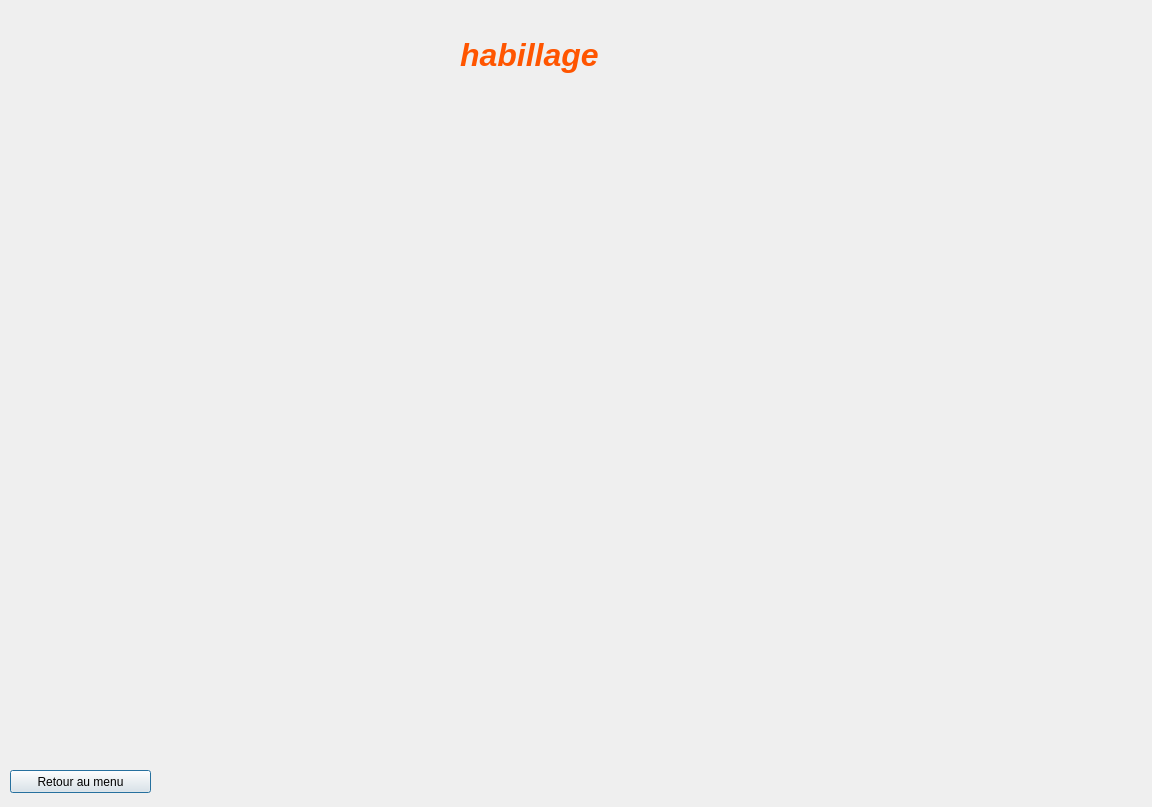
<?xml version="1.0" encoding="UTF-8"?>
<ui version="4.0">
 <class>Securite</class>
 <widget class="QDialog" name="Securite">
  <property name="geometry">
   <rect>
    <x>0</x>
    <y>0</y>
    <width>1152</width>
    <height>807</height>
   </rect>
  </property>
  <property name="windowTitle">
   <string>Dialog</string>
  </property>
  <widget class="QPushButton" name="pushButton">
   <property name="geometry">
    <rect>
     <x>10</x>
     <y>770</y>
     <width>141</width>
     <height>23</height>
    </rect>
   </property>
   <property name="text">
    <string>Retour au menu</string>
   </property>
  </widget>
  <widget class="QLabel" name="label">
   <property name="geometry">
    <rect>
     <x>460</x>
     <y>30</y>
     <width>171</width>
     <height>51</height>
    </rect>
   </property>
   <property name="text">
    <string>&lt;html&gt;&lt;head/&gt;&lt;body&gt;&lt;p&gt;&lt;span style=&quot; font-size:24pt; font-weight:600; font-style:italic; color:#ff5500;&quot;&gt;habillage&lt;/span&gt;&lt;/p&gt;&lt;/body&gt;&lt;/html&gt;</string>
   </property>
  </widget>
  <widget class="QLabel" name="label_p">
   <property name="geometry">
    <rect>
     <x>-130</x>
     <y>-100</y>
     <width>1331</width>
     <height>911</height>
    </rect>
   </property>
   <property name="text">
    <string/>
   </property>
  </widget>
  <zorder>label_p</zorder>
  <zorder>pushButton</zorder>
  <zorder>label</zorder>
 </widget>
 <resources/>
 <connections/>
</ui>
